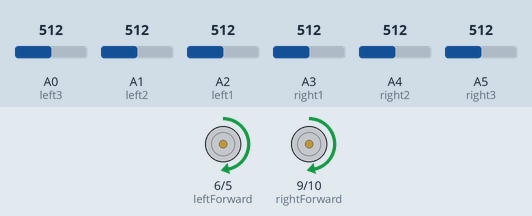
The sketch below on a simulated Arduino Uno, built with avr-gcc and run on an emulated ATmega328P. Parts: motor-driver pin pairs drawn as motors (green arrow = first pin HIGH = forward, orange = second pin HIGH = backward, longer = more drive). The inputs (shaded band) are chosen by the test bench; at power-on: A0 (left3) = 512, A3 (right1) = 512, A5 (right3) = 512, A1 (left2) = 512, A2 (left1) = 512, A4 (right2) = 512.

Above: at 1.2 s.
1.3 s: A0 (left3) set to 115
At 2.3 s:
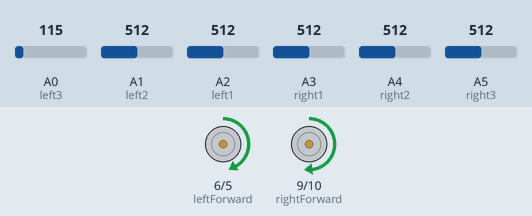
2.8 s: A0 (left3) set to 992
At 3.4 s:
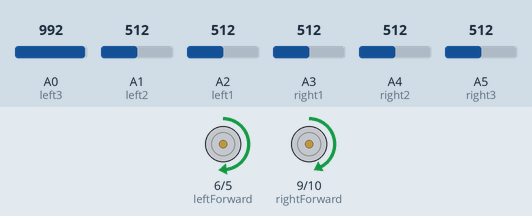
4.3 s: A3 (right1) set to 490
At 4.6 s:
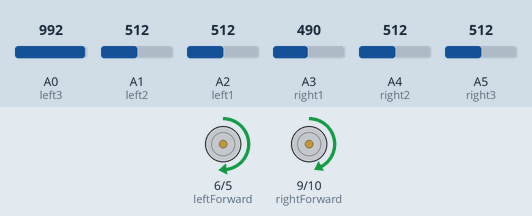
5.8 s: A5 (right3) set to 490
At 6.9 s:
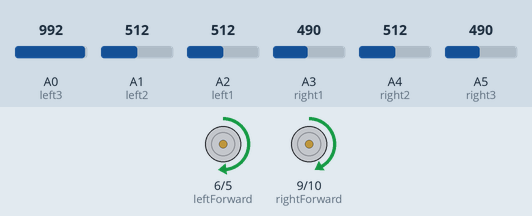
7.3 s: A1 (left2) set to 716
At 8.0 s:
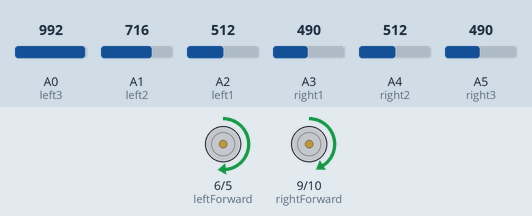
8.8 s: A2 (left1) set to 306
At 9.2 s:
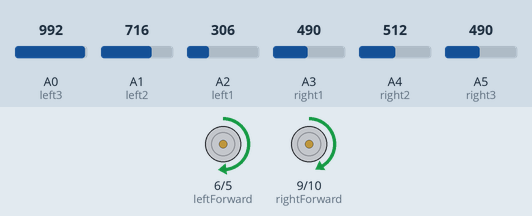
Timing chart, 0 to 11.3 s (numbered marks = the images above; inputs shaded):
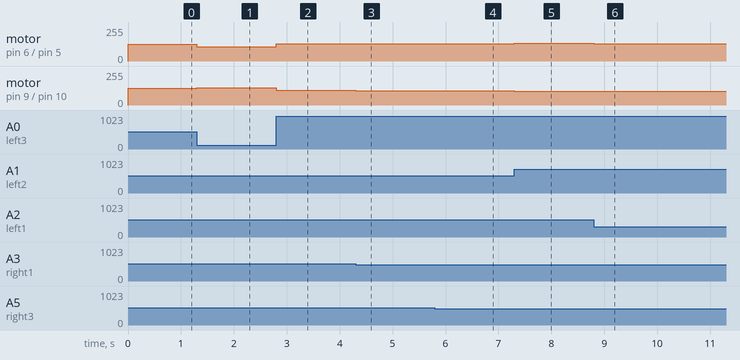

The sketch:

lineFollower.ino
```cpp
#line 1 "lineFollower.ino"
// sensors (closer to center -> lower index)
#define left3 A0
#define left2 A1
#define left1 A2
#define right1 A3
#define right2 A4
#define right3 A5

//motors
#define leftForward 6
#define leftBack 5
#define rightForward 9
#define rightBack 10

//boolean
#define True  1
#define False 0

//pid coeficients
#define p_coef 20
#define d_coef 0

//constraints
#define maximum 125
#define maxSensorValue 50

#include "Arduino.h"
void setup();
void loop();
void UpdateSensors(struct SensorsStruct *sensors);
void DetermineMotorSpeedAndDirection(
          struct SensorsStruct *sensors,
          struct MotorsStruct *motors
          );
void CalibrateSensors(struct SensorsStruct* sensors);
int ReadLine(struct SensorsStruct* sensors);
void UpdateMotors(struct MotorsStruct *motors);
bool MotorsNeedUpdate(struct MotorsStruct *motors);
void initialize();
#line 27
struct SensorsStruct
{
  uint16_t left_0;
  uint16_t left_1;
  uint16_t left_2;
  uint16_t right_2;
  uint16_t right_1;
  uint16_t right_0;
};

enum Direction
{
  Forward,
  Back
};

struct MotorsStruct
{
  uint8_t   leftSpeed;
  Direction leftDir;

  uint8_t   leftPrevSpeed;
  Direction leftPrevDir;

  uint8_t   rightSpeed;
  Direction rightDir;

  uint8_t   rightPrevSpeed;
  Direction rightPrevDir;
};

struct SensorsStruct sensors;
struct MotorsStruct motors;
uint16_t threshhold = 500;
int last_proportional = 0;
void setup()
{
  Serial.begin(9600);
  initialize(); // +1 greatness

}

void loop()
{

  UpdateSensors(&sensors);
  DetermineMotorSpeedAndDirection(&sensors, &motors);
  UpdateMotors(&motors);


}

void UpdateSensors(struct SensorsStruct *sensors)
{
  sensors->left_0 = analogRead(left3);
  sensors->left_1 = analogRead(left2);
  sensors->left_2 = analogRead(left1);
  sensors->right_2 = analogRead(right1);
  sensors->right_1 = analogRead(right2);
  sensors->right_0 = analogRead(right3);
}

void DetermineMotorSpeedAndDirection(
          struct SensorsStruct *sensors,
          struct MotorsStruct *motors
          )
{
  int proportional = ReadLine(sensors);


  // Compute the derivative (change) and integral (sum) of the
  // position.
  int derivative = proportional - last_proportional;

  last_proportional = proportional;


  int power_difference = proportional/p_coef + derivative*d_coef;

  if (power_difference > maximum)
    power_difference = maximum;
  if (power_difference < -maximum)
    power_difference = -maximum;

  if (power_difference < 0)
  {
    motors -> rightSpeed = maximum + power_difference;
    motors -> leftSpeed = maximum - power_difference/3;
  }
  else
  {
    motors -> rightSpeed = maximum +power_difference/3;
    motors -> leftSpeed = maximum - power_difference;
  }
}

void CalibrateSensors(struct SensorsStruct* sensors)
{
  sensors -> left_2 = sensors -> left_2*2;
  sensors -> left_1 = sensors -> left_1*2;
  sensors -> left_0 = sensors -> left_0*2;
  sensors -> right_2 = sensors -> right_2*2;
  sensors -> right_1 = sensors -> right_1*2;
  sensors -> right_0 = sensors -> right_0*2;
}

int ReadLine(struct SensorsStruct* sensors)
{
	unsigned char i, on_line = 0;
	unsigned long avg; // this is for the weighted total, which is long
	                   // before division
	float sum; // this is for the denominator which is <= 64000
	static int last_value=0; // assume initially that the line is left.

	CalibrateSensors(sensors);

	avg = 0;
	sum = 0;
        int sensor_values[6];
        sensor_values[0] = sensors -> left_0;
        sensor_values[1] = sensors -> left_1;
        sensor_values[2] = sensors -> left_2;
        sensor_values[3] = sensors -> right_2;
        sensor_values[4] = sensors -> right_1;
        sensor_values[5] = sensors -> right_0;
	for(i=0;i<6;i++) {
		int value = sensor_values[i];

		// keep track of whether we see the line at all
		if(value > 200) {


			on_line = 1;
		}

		// only average in values that are above a noise threshold
		if(value > 20) {
			avg += (long)(value) * (i);
			sum += (float)value/1000;
		}
	}

	if(!on_line)
	{
		// If it last read to the left of center, return 0.
		if(last_value < (5)*1000/2)
			return -2500;

		// If it last read to the right of center, return the max.
		else
			return 2500;

	}

	last_value = avg/sum;
        return last_value - 2500;
}

void UpdateMotors(struct MotorsStruct *motors)
{
  if(False != MotorsNeedUpdate(motors))
  {
    if(Forward == motors->leftDir)
    {
      analogWrite(leftForward, motors->leftSpeed);
      digitalWrite(leftBack, LOW);
    }
    else if(Back == motors->leftDir)
    {
      analogWrite(leftBack, motors->leftSpeed);
      digitalWrite(leftForward, LOW);
    }

    if(Forward == motors->rightDir)
    {
      analogWrite(rightForward, motors->rightSpeed);
      digitalWrite(rightBack, LOW);
    }
    else if(Back == motors->rightDir)
    {
      analogWrite(rightBack, motors->rightSpeed);
      digitalWrite(rightForward, LOW);
    }

    motors->leftPrevDir = motors->leftDir;
    motors->leftPrevSpeed = motors->leftSpeed;
    motors->rightPrevDir = motors->rightDir;
    motors->rightPrevSpeed = motors->rightSpeed;
  }
}

bool MotorsNeedUpdate(struct MotorsStruct *motors)
{
  if(motors->leftSpeed != motors->leftPrevSpeed)
  {
    return True;
  }
  if(motors->rightSpeed != motors->rightPrevSpeed)
  {
    return True;
  }
  if(motors->leftDir != motors->leftPrevDir)
  {
    return True;
  }
  if(motors->rightDir != motors->rightPrevDir)
  {
    return True;
  }

  return False;
}

void initialize()
{
  // port initialisation
  DDRD &= 3;// 0 and 1 are serial pins 3 = 0000 0011 in binary
  PORTD &= 3;
  DDRB = 0;
  PORTB = 0;
  DDRC = 0;
  PORTC = 0;

  // sensors
  pinMode(left3, INPUT);
  pinMode(left2, INPUT);
  pinMode(left1, INPUT);
  pinMode(right1, INPUT);
  pinMode(right2, INPUT);
  pinMode(right3, INPUT);

  // motors
  pinMode(leftForward, OUTPUT);
  pinMode(leftBack, OUTPUT);
  pinMode(rightForward, OUTPUT);
  pinMode(rightBack, OUTPUT);

  memset((void *) &sensors, 0, sizeof(sensors));
  memset((void *) &motors, 0, sizeof(motors));

  motors.leftDir = Forward;
  motors.rightDir = Forward;
}
```

Measured:
- after the input at 1.3 s, motor on pin 6 (leftForward) / pin 5 (leftBack): forward 125/255 → forward 107/255 at once; motor on pin 9 (rightForward) / pin 10 (rightBack): forward 125/255 → forward 131/255 at once
- after the input at 2.8 s, motor on pin 6 (leftForward) / pin 5 (leftBack): forward 107/255 → forward 130/255 at once; motor on pin 9 (rightForward) / pin 10 (rightBack): forward 131/255 → forward 109/255 at once
- after the input at 4.3 s, motor on pin 9 (rightForward) / pin 10 (rightBack): forward 109/255 → forward 108/255 at once
- after the input at 5.8 s, motor on pin 6 (leftForward) / pin 5 (leftBack): forward 130/255 → forward 131/255 at once; motor on pin 9 (rightForward) / pin 10 (rightBack): forward 108/255 → forward 107/255 at once
- after the input at 7.3 s, motor on pin 6 (leftForward) / pin 5 (leftBack): forward 131/255 → forward 132/255 at once; motor on pin 9 (rightForward) / pin 10 (rightBack): forward 107/255 → forward 104/255 at once
- after the input at 8.8 s, motor on pin 6 (leftForward) / pin 5 (leftBack): forward 132/255 → forward 131/255 at once; motor on pin 9 (rightForward) / pin 10 (rightBack): forward 104/255 → forward 105/255 at once
